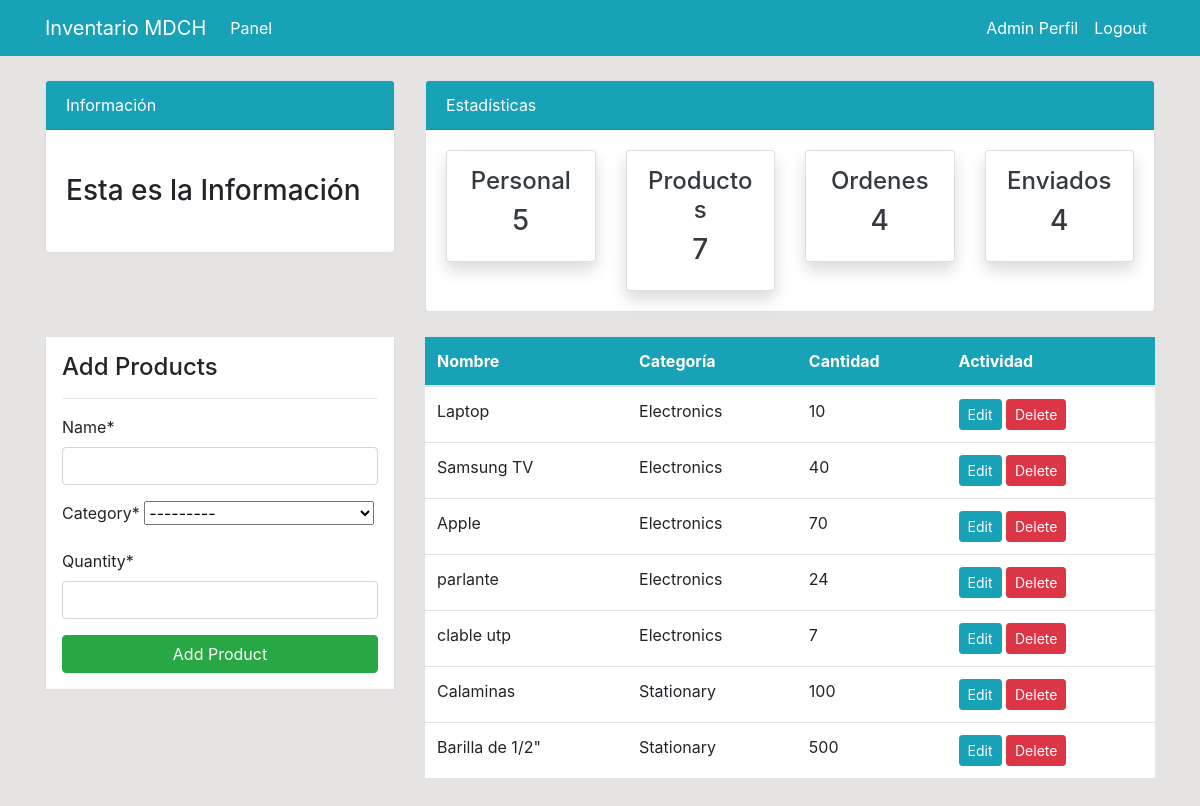
/product/ (signed in), run on the app's committed database.
### dashboard/models.py (models this page shows, shortened)
class Product(models.Model):
    name= models.CharField(max_length=100, null=True)
    category=models.CharField(max_length=30, choices=CATEGORY, null=True)
    quantity=models.PositiveIntegerField (null=True)
    class   Meta:
        verbose_name_plural= 'Product'

### dashboard/views.py (the view)
# urls.py: path('product/', views.product, name='dashboard-product'),
@login_required
def product(request):
    items=Product.objects.all() #Using ORM
    product_count=items.count()
    workers_count =User.objects.all().count()
    orders_count = Order.objects.all().count()
    if request.method=='POST':
        form=ProductForm(request.POST)
        if form.is_valid():
            form.save()
            product_name= form.cleaned_data.get('name')
            messages.success (request, f'{product_name} has been added')
            return redirect('dashboard-product')
    else:
        form=ProductForm()
    context={
        'items':items,
        'form':form,
        'workers_count': workers_count,
        'orders_count': orders_count,
        'product_count': product_count,
    }
    return render (request, 'dashboard/product.html',context)

### dashboard/forms.py
class ProductForm(forms.ModelForm):
    class Meta:
        model = Product
        fields = ['name','category','quantity']

### templates/dashboard/product.html (shortened to what this page needs)
{% extends 'partials/base.html'%}
{% load crispy_forms_tags %}
{%block content %}
{% include 'partials/topnav.html'%}
    <div class="container">
        <div class="row my-4">
            <div class="col-md-4">
                <div class="border bg-white p-3">
                    <h4>Add Products</h4>
                    <hr>
                    <form method="POST">
                        {{form|crispy}}
                        <input class="btn btn-success btn-block" type="submit" value="Add Product">
                    </form>
                </div>
            </div>
            <div class="col-md-8">
                <table class="table bg-white">
                    <thead class="bg-info">
                        <tr class="text-white">
                            <th scope="col">Nombre</th>
                            <th scope="col">Categoría</th>
                            <th scope="col">Cantidad</th>
                            <th scope="col">Actividad</th>
                        </tr>
                    </thead>
                    <tbody>
                        {%for item in items%}
                        <tr>
                            <td>{{item.name}}</td>
                            <td>{{item.category}}</td>
                            <td>{{item.quantity}}</td>
                            <td>
                                <a class="btn btn-info btn-sm" href="{% url 'dashboard-product-update' item.id%}">Edit</a>
                                <a class="btn btn-danger btn-sm" href="{% url 'dashboard-product-delete' item.id%}">Delete</a>
                            </td>
                        </tr>
                        {%endfor%}
                    </tbody>
                </table>
            </div>
        </div>
    </div>
{% endblock %}

### templates/partials/nav.html (shortened to what this page needs)
<nav class="navbar navbar-expand-lg navbar-info bg-info">
    <div class="container">
        {% if user.is_authenticated %}
        <a class="navbar-brand text-white" href="{% url 'dashboard-index' %}">Inventario MDCH</a>
        <div class="collapse navbar-collapse" id="navbarSupportedContent">
            <ul class="navbar-nav mr-auto">
                <li class="nav-item active">
                    <a class="nav-link text-white" href="{% url 'dashboard-index' %}">Panel </a>
                </li>
            </ul>
            <ul class="navbar-nav ml-auto">
                <li class="nav-item active">
                    <a class="nav-link text-white" href="{% url 'user-profile' %}">{{ selected_staff_username|default:user.username }} Perfil
                        <span class="sr-only">(current)</span></a>
                </li>
                <li class="nav-item">
                    <form action="{% url 'user-logout' %}" method="POST" style="display:inline;">
                        <button type="submit" class="btn btn-link nav-link text-white" style="border: none; background: none;">Logout</button>
                    </form>
                </li>
            </ul>
        </div>
        {% endif %}
    </div>
</nav>

### static/style.css (style rules this page uses)
body { background: rgb(230, 227, 227); }
.navbar-nav li { list-style: none; margin: 0; }

### data on the page
Product: name "Laptop", category "Electronics", quantity "10"
Product: name "Samsung TV", category "Electronics", quantity "40"
Product: name "Apple", category "Electronics", quantity "70"
Product: name "parlante", category "Electronics", quantity "24"
Product: name "clable utp", category "Electronics", quantity "7"
Product: name "Calaminas", category "Stationary", quantity "100"
Product: name "Barilla de 1/2\"", category "Stationary", quantity "500"

### other printed values
{{ selected_staff_username|default:user.username }} "Admin"
{{ workers_count }} "5"
{{ product_count }} "7"
{{ orders_count }} "4"
